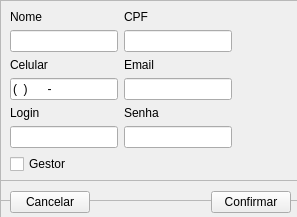
<?xml version="1.0" encoding="UTF-8"?>
<ui version="4.0">
 <class>FormularioPessoa</class>
 <widget class="QWidget" name="FormularioPessoa">
  <property name="geometry">
   <rect>
    <x>0</x>
    <y>0</y>
    <width>297</width>
    <height>217</height>
   </rect>
  </property>
  <property name="windowTitle">
   <string>Nova Pessoa</string>
  </property>
  <widget class="QFrame" name="ContainerForm">
   <property name="geometry">
    <rect>
     <x>0</x>
     <y>0</y>
     <width>301</width>
     <height>201</height>
    </rect>
   </property>
   <property name="frameShape">
    <enum>QFrame::StyledPanel</enum>
   </property>
   <property name="frameShadow">
    <enum>QFrame::Raised</enum>
   </property>
   <layout class="QFormLayout" name="formLayout">
    <item row="3" column="0">
     <widget class="QLineEdit" name="InputNome">
      <property name="sizePolicy">
       <sizepolicy hsizetype="Fixed" vsizetype="Fixed">
        <horstretch>0</horstretch>
        <verstretch>0</verstretch>
       </sizepolicy>
      </property>
     </widget>
    </item>
    <item row="3" column="1">
     <widget class="QLineEdit" name="InputCpf">
      <property name="sizePolicy">
       <sizepolicy hsizetype="Fixed" vsizetype="Fixed">
        <horstretch>0</horstretch>
        <verstretch>0</verstretch>
       </sizepolicy>
      </property>
      <property name="echoMode">
       <enum>QLineEdit::Normal</enum>
      </property>
     </widget>
    </item>
    <item row="4" column="0">
     <widget class="QLabel" name="label_4">
      <property name="text">
       <string>Celular</string>
      </property>
     </widget>
    </item>
    <item row="5" column="0">
     <widget class="QLineEdit" name="InputCelular">
      <property name="sizePolicy">
       <sizepolicy hsizetype="Fixed" vsizetype="Fixed">
        <horstretch>0</horstretch>
        <verstretch>0</verstretch>
       </sizepolicy>
      </property>
      <property name="inputMask">
       <string>(00) 00000-0000</string>
      </property>
      <property name="echoMode">
       <enum>QLineEdit::Normal</enum>
      </property>
     </widget>
    </item>
    <item row="5" column="1">
     <widget class="QLineEdit" name="InputEmail">
      <property name="sizePolicy">
       <sizepolicy hsizetype="Fixed" vsizetype="Fixed">
        <horstretch>0</horstretch>
        <verstretch>0</verstretch>
       </sizepolicy>
      </property>
      <property name="echoMode">
       <enum>QLineEdit::Normal</enum>
      </property>
     </widget>
    </item>
    <item row="4" column="1">
     <widget class="QLabel" name="label_3">
      <property name="sizePolicy">
       <sizepolicy hsizetype="Fixed" vsizetype="Fixed">
        <horstretch>0</horstretch>
        <verstretch>0</verstretch>
       </sizepolicy>
      </property>
      <property name="text">
       <string>Email</string>
      </property>
     </widget>
    </item>
    <item row="2" column="1">
     <widget class="QLabel" name="label_2">
      <property name="sizePolicy">
       <sizepolicy hsizetype="Fixed" vsizetype="Fixed">
        <horstretch>0</horstretch>
        <verstretch>0</verstretch>
       </sizepolicy>
      </property>
      <property name="text">
       <string>CPF</string>
      </property>
     </widget>
    </item>
    <item row="2" column="0">
     <widget class="QLabel" name="label">
      <property name="sizePolicy">
       <sizepolicy hsizetype="Fixed" vsizetype="Fixed">
        <horstretch>0</horstretch>
        <verstretch>0</verstretch>
       </sizepolicy>
      </property>
      <property name="text">
       <string>Nome</string>
      </property>
     </widget>
    </item>
    <item row="7" column="0">
     <widget class="QLabel" name="label_5">
      <property name="text">
       <string>Login</string>
      </property>
     </widget>
    </item>
    <item row="8" column="1">
     <widget class="QLineEdit" name="inputSenha">
      <property name="sizePolicy">
       <sizepolicy hsizetype="Fixed" vsizetype="Fixed">
        <horstretch>0</horstretch>
        <verstretch>0</verstretch>
       </sizepolicy>
      </property>
      <property name="inputMask">
       <string/>
      </property>
      <property name="echoMode">
       <enum>QLineEdit::Normal</enum>
      </property>
     </widget>
    </item>
    <item row="7" column="1">
     <widget class="QLabel" name="label_6">
      <property name="text">
       <string>Senha</string>
      </property>
     </widget>
    </item>
    <item row="8" column="0">
     <widget class="QLineEdit" name="inputLogin">
      <property name="sizePolicy">
       <sizepolicy hsizetype="Fixed" vsizetype="Fixed">
        <horstretch>0</horstretch>
        <verstretch>0</verstretch>
       </sizepolicy>
      </property>
      <property name="inputMask">
       <string/>
      </property>
      <property name="echoMode">
       <enum>QLineEdit::Normal</enum>
      </property>
     </widget>
    </item>
    <item row="9" column="0">
     <widget class="QCheckBox" name="Gestor">
      <property name="sizePolicy">
       <sizepolicy hsizetype="Fixed" vsizetype="Fixed">
        <horstretch>0</horstretch>
        <verstretch>0</verstretch>
       </sizepolicy>
      </property>
      <property name="text">
       <string>Gestor</string>
      </property>
     </widget>
    </item>
   </layout>
  </widget>
  <widget class="QFrame" name="ContainerBotoes">
   <property name="geometry">
    <rect>
     <x>0</x>
     <y>180</y>
     <width>301</width>
     <height>44</height>
    </rect>
   </property>
   <property name="frameShape">
    <enum>QFrame::StyledPanel</enum>
   </property>
   <property name="frameShadow">
    <enum>QFrame::Raised</enum>
   </property>
   <layout class="QHBoxLayout" name="horizontalLayout">
    <item>
     <widget class="QPushButton" name="Cancelar">
      <property name="text">
       <string>Cancelar</string>
      </property>
      <property name="icon">
       <iconset>
        <normaloff>../../assets/cancel.svg</normaloff>../../assets/cancel.svg</iconset>
      </property>
     </widget>
    </item>
    <item>
     <spacer name="horizontalSpacer">
      <property name="orientation">
       <enum>Qt::Horizontal</enum>
      </property>
      <property name="sizeHint" stdset="0">
       <size>
        <width>40</width>
        <height>20</height>
       </size>
      </property>
     </spacer>
    </item>
    <item>
     <widget class="QPushButton" name="Confirmar">
      <property name="text">
       <string>Confirmar</string>
      </property>
      <property name="icon">
       <iconset>
        <normaloff>../../assets/check.svg</normaloff>../../assets/check.svg</iconset>
      </property>
     </widget>
    </item>
   </layout>
  </widget>
 </widget>
 <resources/>
 <connections/>
</ui>
